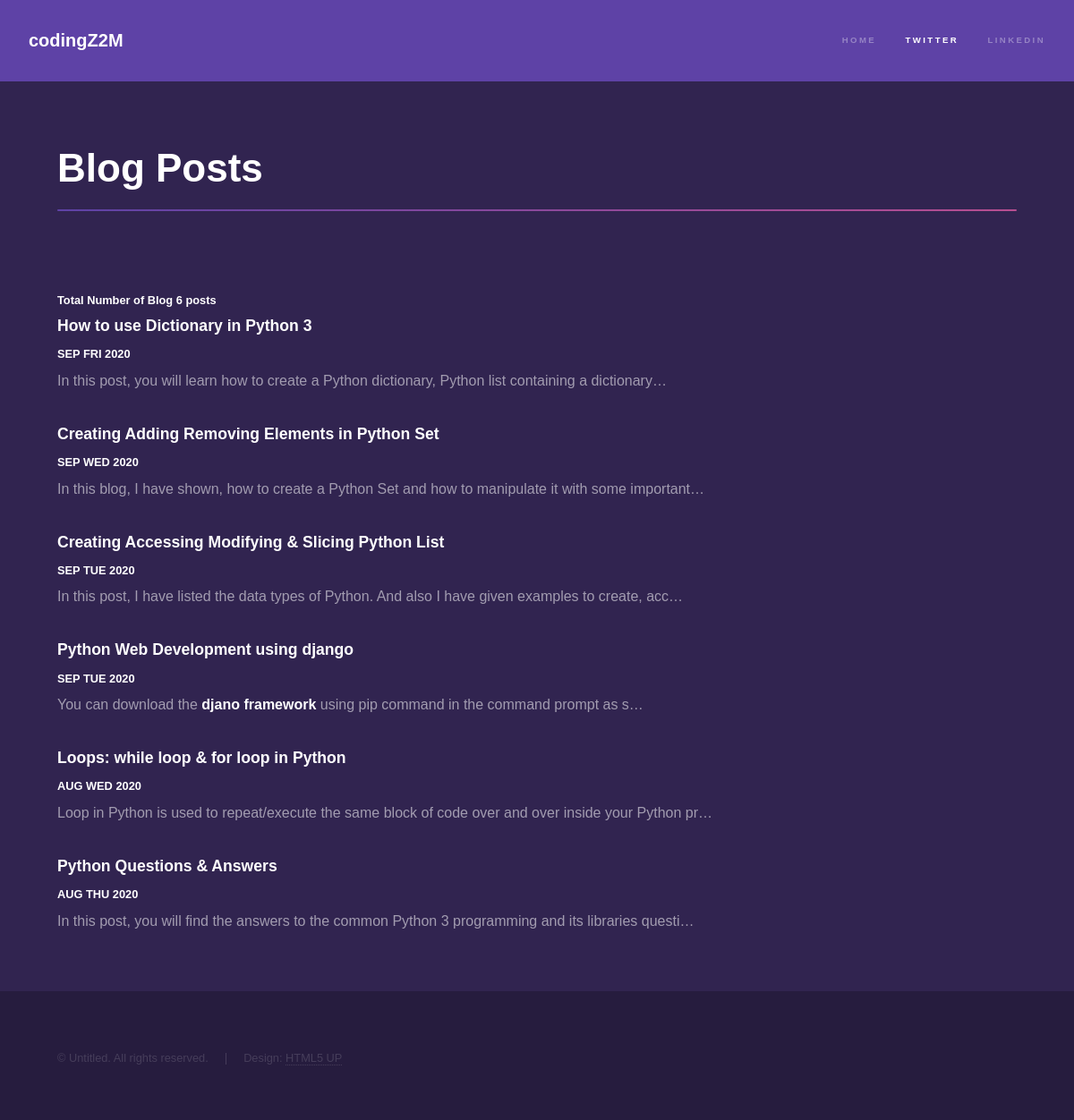
Screenshot of /blog/ with the database file from the repository.
### blog/models.py (models this page shows, shortened)
class Blog(models.Model):
    title = models.CharField(max_length=200)
    description = models.TextField()
    date = models.DateField()

### blog/views.py (the view)
# urls.py: path('', views.all_blogs, name='all_blogs'),
def all_blogs(request):
    blogs = Blog.objects.order_by('-date')
    return render(request, 'blog/all_blogs.html', {'blogs':blogs})

### blog/templates/blog/all_blogs.html (shortened to what this page needs)
<!DOCTYPE HTML>
<html>
	<head>
		{% load static %}
		<link rel="stylesheet" href="{% static 'blog/assets/css/main.css' %}" />
	</head>
	<body class="is-preload">
			<header id="header">
				<a href="{% url 'home' %}" class="title">codingZ2M</a>
				<nav>
					<ul>
						<li><a href="{% url 'home' %}" target="_self">Home</a></li>
						<li><a href="generic.html" class="active">Twitter</a></li>
						<li><a href="elements.html">LinkedIn</a></li>
					</ul>
				</nav>
			</header>
			<div id="wrapper">
					<section id="main" class="wrapper">
						<div class="inner">
							<h1 class="major">Blog Posts</h1>
							<h5>Total Number of Blog {{  blogs.count }} post{{ blogs.count|pluralize }}</h5>
							{% for blog in blogs %}
							<a href="{% url 'blog:detail' blog.id  %}" ><h3>{{ blog.title }}</h3></a>
							<h5>{{ blog.date|date:'M D Y'|upper }} </h5>
							<p>{{ blog.description|safe|truncatechars:100 }}</p>
							{% endfor %}
						</div>
					</section>
			</div>
			<footer id="footer" class="wrapper alt">
				<div class="inner">
					<ul class="menu">
						<li>&copy; Untitled. All rights reserved.</li><li>Design: <a href="http://html5up.net">HTML5 UP</a></li>
					</ul>
				</div>
			</footer>
	</body>
</html>

### blog/static/blog/assets/css/main.css (style rules this page uses)
html, body, div, span, applet, object, iframe, h1, h2, h3, h4, h5, h6, p, blockquote, pre, a, abbr, acronym, address, big, cite, code, del, dfn, em, img, ins, kbd, q, s, samp, small, strike, strong, sub, sup, tt, var, b, u, i, center, dl, dt, dd, ol, ul, li, fieldset, form, label, legend, table, caption, tbody, tfoot, thead, tr, th, td, article, aside, canvas, details, embed, figure, figcaption, footer, header, hgroup, menu, nav, output, ruby, section, summary, time, mark, audio, video { margin: 0; padding: 0; border: 0; font-size: 100%; font: inherit; vertical-align: baseline; }
article, aside, details, figcaption, figure, footer, header, hgroup, menu, nav, section { display: block; }
body { line-height: 1; }
ol, ul { list-style: none; }
body { -webkit-text-size-adjust: none; }
body { -ms-overflow-style: scrollbar; }
html { box-sizing: border-box; }
*, *:before, *:after { box-sizing: inherit; }
body { background: #312450; }
body, input, select, textarea { color: rgba(255, 255, 255, 0.55); font-family: Arial, Helvetica, sans-serif; font-size: 16.5pt; font-weight: normal; line-height: 1.75; }
@media screen and (max-width: 1680px) { body, input, select, textarea { font-size: 13pt; } }
@media screen and (max-width: 1280px) { body, input, select, textarea { font-size: 12pt; } }
a { -moz-transition: color 0.2s ease, border-bottom-color 0.2s ease; -webkit-transition: color 0.2s ease, border-bottom-color 0.2s ease; -ms-transition: color 0.2s ease, border-bottom-color 0.2s ease; transition: color 0.2s ease, border-bottom-color 0.2s ease; border-bottom: dotted 1px rgba(255, 255, 255, 0.35); color: inherit; text-decoration: none; }
strong, b { color: #ffffff; font-weight: bold; }
p { margin: 0 0 2em 0; }
h1, h2, h3, h4, h5, h6 { color: #ffffff; font-weight: bold; line-height: 1.5; margin: 0 0 0.5em 0; }
h1 { font-size: 2.75em; }
h1.major { margin: 0 0 1.3em 0; position: relative; padding-bottom: 0.35em; }
h1.major:after { background-image: -moz-linear-gradient(to right, #5e42a6, #b74e91); background-image: -webkit-linear-gradient(to right, #5e42a6, #b74e91); background-image: -ms-linear-gradient(to right, #5e42a6, #b74e91); background-image: linear-gradient(to right, #5e42a6, #b74e91); -moz-transition: max-width 0.2s ease; -webkit-transition: max-width 0.2s ease; -ms-transition: max-width 0.2s ease; transition: max-width 0.2s ease; border-radius: 0.2em; bottom: 0; content: ''; height: 0.05em; position: absolute; right: 0; width: 100%; }
h3 { font-size: 1.1em; }
h5 { font-size: 0.8em; }
ul { list-style: disc; margin: 0 0 2em 0; padding-left: 1em; }
ul li { padding-left: 0.5em; }
ul.menu { list-style: none; padding: 0; }
ul.menu > li { border-left: solid 1px rgba(255, 255, 255, 0.15); display: inline-block; line-height: 1; margin-left: 1.5em; padding: 0 0 0 1.5em; }
ul.menu > li:first-child { border-left: 0; margin: 0; padding-left: 0; }
.wrapper { position: relative; }
.wrapper > .inner { padding: 5em 5em 3em 5em ; max-width: 100%; width: 75em; }
@media screen and (max-width: 1680px) { .wrapper > .inner { padding: 4em 4em 2em 4em ; } }
@media screen and (max-width: 1280px) { .wrapper > .inner { width: 100%; } }
.wrapper.alt { background-color: #261c3e; }
#header { display: -moz-flex; display: -webkit-flex; display: -ms-flex; display: flex; background-color: #5e42a6; cursor: default; padding: 1.75em 2em; }
#header > .title { border: 0; color: #ffffff; display: block; font-size: 1.25em; font-weight: bold; }
#header > nav { -moz-flex: 1; -webkit-flex: 1; -ms-flex: 1; flex: 1; text-align: right; }
#header > nav > ul { margin: 0; padding: 0; }
#header > nav > ul > li { display: inline-block; margin-left: 1.75em; padding: 0; vertical-align: middle; }
#header > nav > ul > li:first-child { margin-left: 0; }
#header > nav > ul > li a { border: 0; color: rgba(255, 255, 255, 0.35); display: inline-block; font-size: 0.6em; font-weight: bold; letter-spacing: 0.25em; text-transform: uppercase; }
#header > nav > ul > li a.active { color: #ffffff; }
#header + #wrapper > .wrapper > .inner { margin: 0 auto; }
#footer > .inner a { border-bottom-color: rgba(255, 255, 255, 0.15); }
#footer > .inner .menu { font-size: 0.8em; color: rgba(255, 255, 255, 0.15); }
#header + #wrapper + #footer > .inner { margin: 0 auto; }

### rows the page displays
Blog: title "How to use Dictionary in Python 3", date "SEP FRI 2020", description "In this post, you will learn how to create a Python dictionary, Python list containing a dictionary…"
Blog: title "Creating Adding Removing Elements in Python Set", date "SEP WED 2020", description "In this blog, I have shown, how to create a Python Set and how to manipulate it with some important…"
Blog: title "Creating Accessing Modifying & Slicing Python List", date "SEP TUE 2020", description "In this post, I have listed the data types of Python. And also I have given examples to create, acc…"
Blog: title "Python Web Development using django", date "SEP TUE 2020", description "You can download the djano framework using pip command in the command prompt as s…"
Blog: title "Loops: while loop & for loop in Python", date "AUG WED 2020", description "Loop in Python is used to repeat/execute the same block of code over and over inside your Python pr…"
Blog: title "Python Questions & Answers", date "AUG THU 2020", description "In this post, you will find the answers to the common Python 3 programming and its libraries questi…"

### other values shown
{{ blogs.count }} "6"
